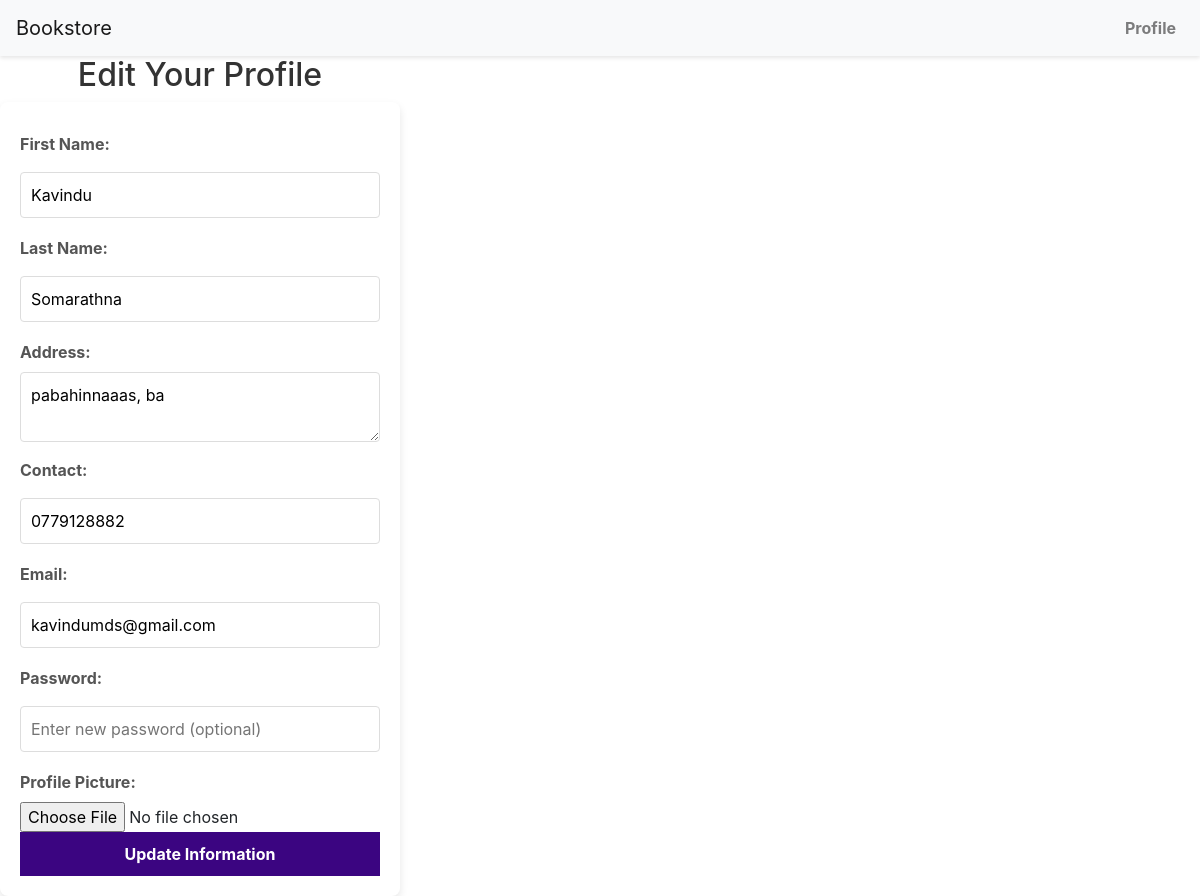
Page /update_profile/index.php (signed in) on the committed database.
### tables this page shows
CREATE TABLE `customer` (
  `id` int(11) NOT NULL,
  `firstname` varchar(50) NOT NULL,
  `lastname` varchar(50) NOT NULL,
  `address` text NOT NULL,
  `contact` varchar(15) NOT NULL,
  `email` varchar(100) NOT NULL,
  `password` varchar(255) NOT NULL,
  `photo` varchar(255) DEFAULT NULL
);

### update_profile/index.php (the view, shortened to what this page needs)
<?php
include '../connect.php';
$profilePage = "../profile.php";
$userId = $_SESSION['user_id'];
$sql = "SELECT * FROM customer WHERE id = ?";
$stmt = $conn->prepare($sql);
$stmt->bind_param("i", $userId);
$stmt->execute();
$result = $stmt->get_result();
$user = $result->fetch_assoc();
?>
<!DOCTYPE html>
<html lang="en">
<head>
    <link rel="stylesheet" href="style.css">
    <link rel="stylesheet" href="https://stackpath.bootstrapcdn.com/bootstrap/4.5.2/css/bootstrap.min.css">
</head>
<body>
<nav class="navbar navbar-expand-lg navbar-light bg-light">
    <a class="navbar-brand" href="#">Bookstore</a>
    <div class="navbar-nav ml-auto">
        <a class="nav-item nav-link" href="<?php echo $profilePage; ?>">Profile</a>
    </div>
</nav>
<div class="form-container">
    <h2>Edit Your Profile</h2>
    <form action="" method="POST" enctype="multipart/form-data">
        <label>First Name:</label>
        <input type="text" name="firstname" value="<?php echo htmlspecialchars($user['firstname']); ?>">
        <label>Last Name:</label>
        <input type="text" name="lastname" value="<?php echo htmlspecialchars($user['lastname']); ?>">
        <label>Address:</label>
        <textarea name="address"><?php echo htmlspecialchars($user['address']); ?></textarea>
        <label>Contact:</label>
        <input type="text" name="contact" value="<?php echo htmlspecialchars($user['contact']); ?>">
        <label>Email:</label>
        <input type="email" name="email" value="<?php echo htmlspecialchars($user['email']); ?>">
        <label>Password:</label>
        <input type="password" name="password" placeholder="Enter new password (optional)">
        <label>Profile Picture:</label>
        <input type="file" name="profile_picture" accept="image/*">
        <button type="submit">Update Information</button>
    </form>
</div>
</body>
</html>

### update_profile/style.css (style rules this page uses)
body { font-family: Arial, sans-serif; background-color: #f8f9fa; margin: 0; padding: 0; display: flex; flex-direction: column; height: 100vh; justify-content: flex-start; box-sizing: border-box; }
h2 { text-align: center; color: #333; margin: 0 0 20px 0; }
.form-container { display: flex; flex-direction: column; justify-content: center; width: 100%; max-width: 400px; }
form { background-color: white; padding: 20px; border-radius: 8px; box-shadow: 0px 4px 8px rgba(0, 0, 0, 0.1); width: 100%; }
label { font-weight: bold; margin-top: 10px; display: block; color: #555; }
input[type="text"], input[type="email"], input[type="password"], textarea { width: 100%; padding: 10px; margin: 8px 0; border: 1px solid #ddd; border-radius: 4px; box-sizing: border-box; }
button { background-color: #3b0581; color: white; border: none; padding: 10px; border-radius: 4px; cursor: pointer; width: 100%; font-weight: bold; transition: background-color 0.3s; }
nav { width: 100%; background-color: #f8f9fa; box-shadow: 0px 2px 4px rgba(0, 0, 0, 0.1); }
.navbar-nav { display: flex; justify-content: flex-end; gap: 15px; }
.nav-item { font-weight: bold; color: #3b0581; text-decoration: none; }

### rows in the picture
customer: firstname "Kavindu", lastname "Somarathna", address "pabahinnaaas, ba", contact "0779128882", email "kavindumds@gmail.com"
